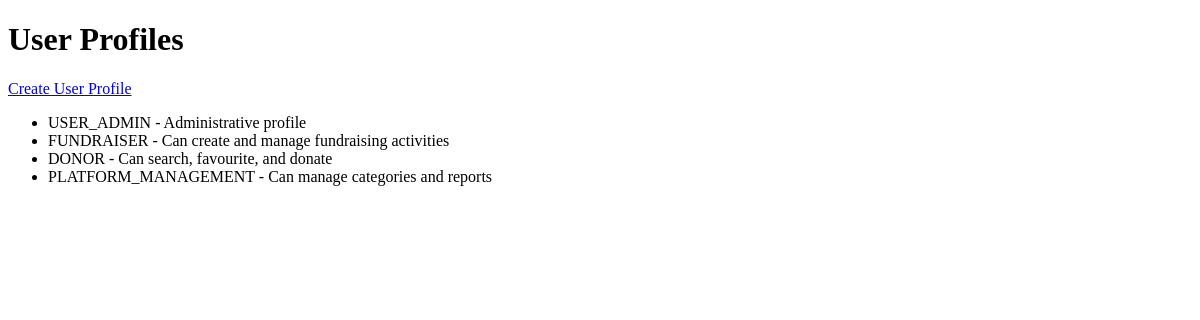
The page /profiles on the database as committed earlier.
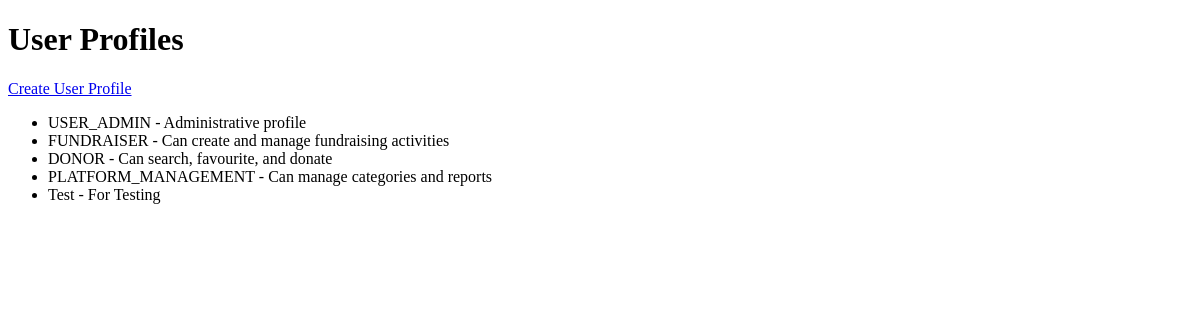
The same page on the database as committed later.
### tables this page shows
CREATE TABLE user_profile (
    profile_id INTEGER PRIMARY KEY ,
    profile_name TEXT NOT NULL UNIQUE,
    profile_desc TEXT NOT NULL
);

### boundary/user_profile_routes.py (the view)
@user_profile_bp.route("/profiles")
def list_profiles():
    profiles = UserProfile.getAllProfiles()
    return render_template("profiles/list_profiles.html", profiles=profiles)

### db.py (called while the page is built)
def get_connection():
    connection = sqlite3.connect(DB_PATH) #open database
    connection.row_factory = sqlite3.Row #Enable access to columns using name
    connection.execute("PRAGMA foreign_keys = ON") #enforce foreign keys
    return connection

### entity/user_profile.py (called while the page is built)
    @classmethod
    def fromRow(cls, row) -> "UserProfile":
        return cls(
            profileId = row["profile_id"],
            profileName = row["profile_name"],
            profileDescription= row["profile_desc"]
        )

    @classmethod
    def getAllProfiles(cls) -> List["UserProfile"]:
        connection = get_connection()
        cursor = connection.execute(
            """
            SELECT profile_id, profile_name, profile_desc
            FROM user_profile
            ORDER BY profile_id
            """
        )
        rows = cursor.fetchall()
        connection.close()
        return [cls.fromRow(row) for row in rows]

### templates/profiles/list_profiles.html (shortened to what this page needs)
<!DOCTYPE html>
<html>
<head>
</head>
<body>
    <h1>User Profiles</h1>
    <p>
        <a href="{{ url_for('user_profile.create_profile') }}">Create User Profile</a>
    </p>
    {% if profiles %}
        <ul>
            {% for profile in profiles %}
                <li>
                    {{ profile.profileName }} - {{ profile.profileDescription }}
                </li>
            {% endfor %}
        </ul>
    {% else %}
        <p>No user profiles found.</p>
    {% endif %}
</body>
</html>

Rows that differ between the two databases and show on the page:
added user_profile: profileName "Test", profileDescription "For Testing"
